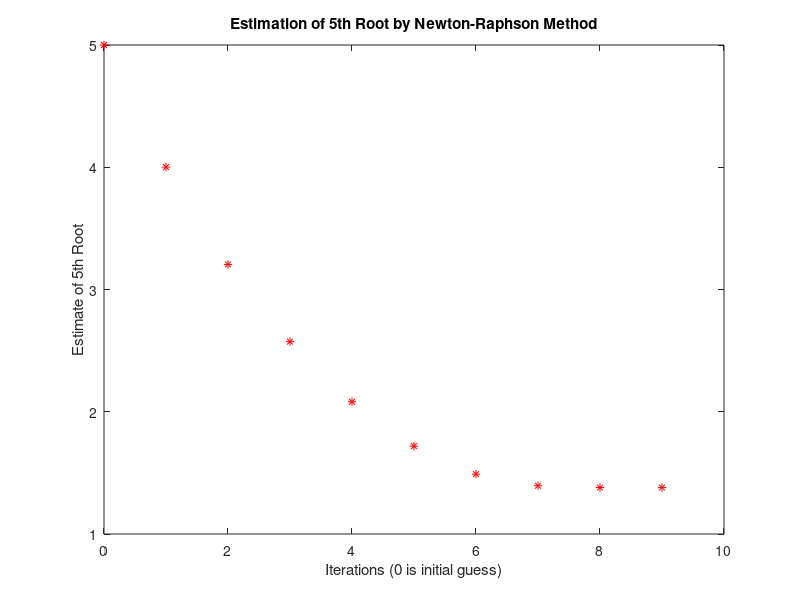

This chart was generated by the following MATLAB code:
%Lab 3: Solving Nonlinear Equations using the Newton-Raphson Method
%Creator: Jonathan Kenney
%Part B
clear; clc; close all;

number = input('Number for desired 5th root: ');
guess = input('Initial guess: ');

count = 0;
plot(count,guess,'r*'); hold on;

while abs(guess^5-number) > .0001 && count < 100
   if 5*guess^4 == 0
      guess = guess + .01;
   end
   guess = guess-(guess^5-number)/(5*guess^4);
   count = count+1;
   plot(count,guess,'r*'); hold on;
end
xlabel('Iterations (0 is initial guess)');
ylabel('Estimate of 5th Root');
title('Estimation of 5th Root by Newton-Raphson Method');

fprintf('Number of iterations: %i\n',count);
if abs(guess^5-number) <= .0001
    fprintf('Estimate for 5th root of %0.5f: %0.5f\n',number,guess);
else
    fprintf('The algorithm failed to converge.\n');
end